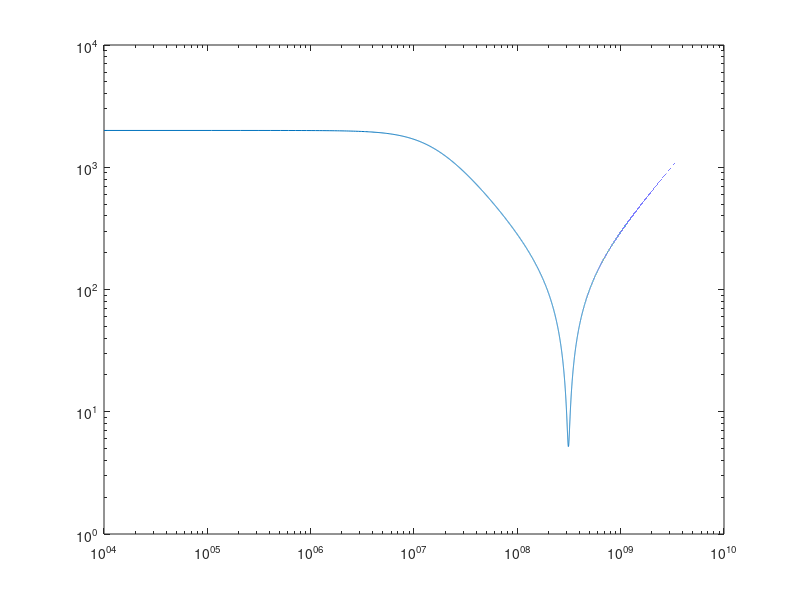

This figure's MATLAB source:
f = 10^4:10^5:10^10;
w = 2*pi*f;
mu0 = 4*pi*10^-7;
l = 2*2.5*10^-2;
a = 2.032*10^-4;


temp = log(2*l/a)/log(exp(1));
lex = mu0*l*(temp-1)/(2*pi);


r = 2*10^3;
c = 5*10^-12;
z = lex*1i*w + 1 ./(w*c*1i+1/r);
loglog(f,abs(z));
